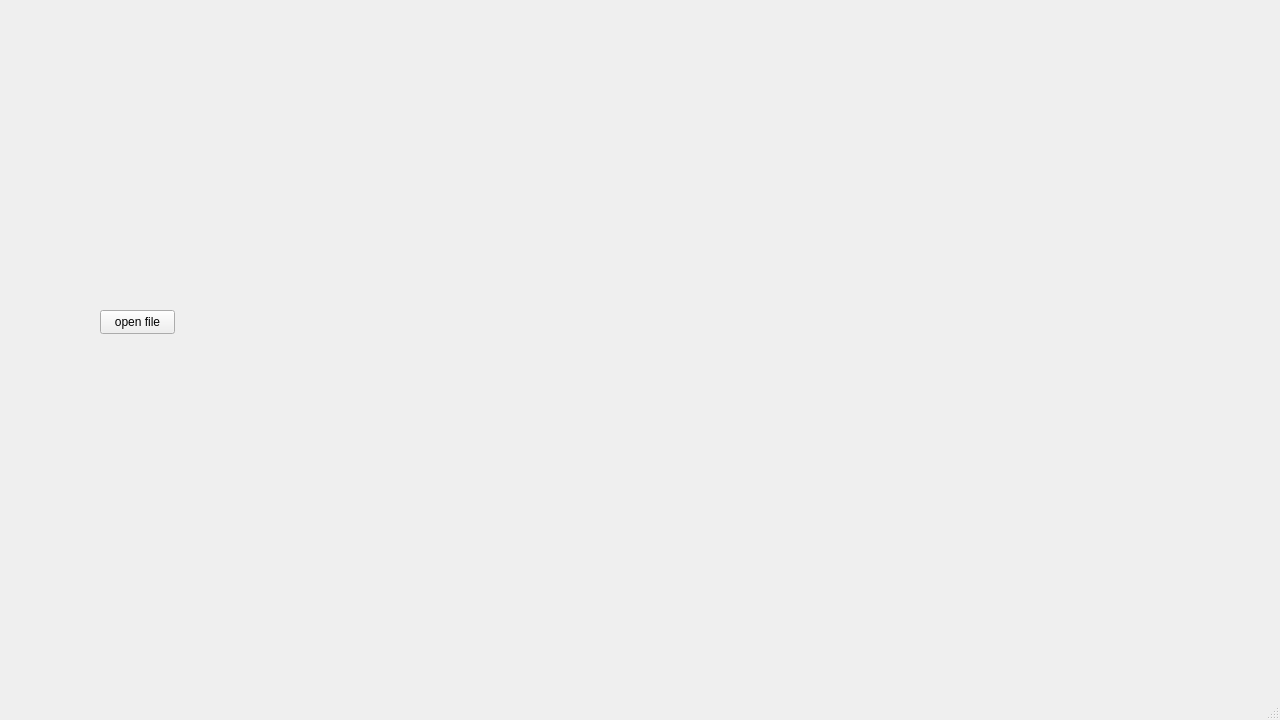
<?xml version="1.0" encoding="UTF-8"?>
<ui version="4.0">
 <class>ModelViewer</class>
 <widget class="QMainWindow" name="ModelViewer">
  <property name="geometry">
   <rect>
    <x>0</x>
    <y>0</y>
    <width>1280</width>
    <height>720</height>
   </rect>
  </property>
  <property name="windowTitle">
   <string>ModelViewer</string>
  </property>
  <widget class="QWidget" name="centralwidget">
   <widget class="QWidget" name="widget" native="true">
    <property name="geometry">
     <rect>
      <x>200</x>
      <y>90</y>
      <width>960</width>
      <height>540</height>
     </rect>
    </property>
   </widget>
   <widget class="QPushButton" name="pushButton">
    <property name="geometry">
     <rect>
      <x>100</x>
      <y>310</y>
      <width>75</width>
      <height>24</height>
     </rect>
    </property>
    <property name="text">
     <string>open file</string>
    </property>
   </widget>
  </widget>
  <widget class="QMenuBar" name="menubar">
   <property name="geometry">
    <rect>
     <x>0</x>
     <y>0</y>
     <width>1280</width>
     <height>22</height>
    </rect>
   </property>
  </widget>
  <widget class="QStatusBar" name="statusbar"/>
 </widget>
 <resources/>
 <connections/>
</ui>
